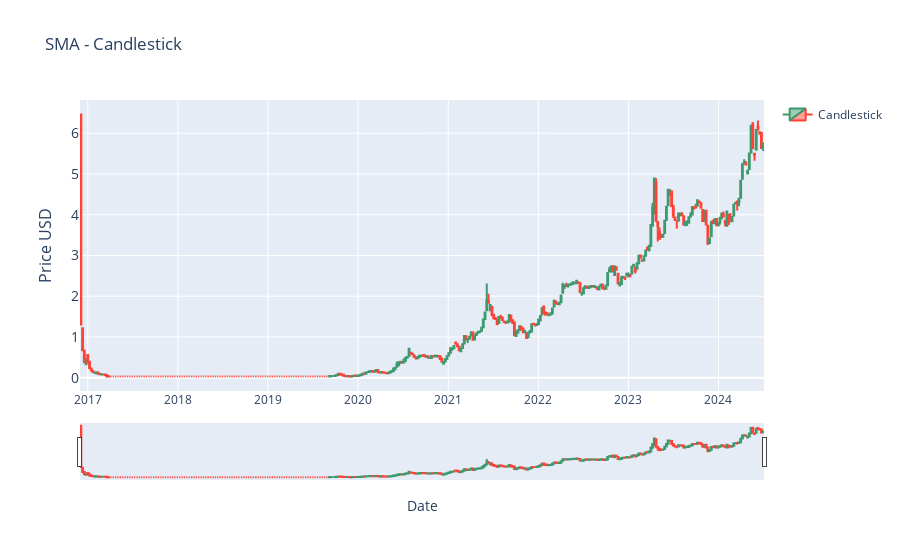

The cell this chart's notebook holds for it:
### Markdown cell above
### CANDLESTICK - NOT DONE YET

### Code cell
#CANDLESTICK BUT WITH FIRST AND LAST INSTEAD OF MEAN AND MEDIAN

import plotly.graph_objects as go
import pandas as pd
from ipywidgets import interact, DatePicker
import numpy as np

# renames current item to df
df = current_item.copy()

# Resample the data to weekly timeframe
# NOTE: Range can be altered: 'W' (week), 'M' (Month), '2D' (2 Days)
new_data = df.resample('w').agg({
    'price_usd': ['max', 'min', 'first', 'last'],
    'volume': 'sum'
})


# Slices the multi-level columns and renames
new_data.columns = ['high', 'low', 'open', 'close' ,'volume']


# Function to update the graph based on the selected date range
def update_graph(start_date, end_date):
 

    mask = (new_data.index >= pd.to_datetime(start_date)) & (new_data.index <= pd.to_datetime(end_date))
    filtered_data = new_data.loc[mask]

    
    # Creating the candlestick chart
    fig = go.Figure(data=[go.Candlestick(x=filtered_data.index,
                                         open=filtered_data['open'],
                                         high=filtered_data['high'],
                                         low=filtered_data['low'],
                                         close=filtered_data['close'],
                                         name='Candlestick')])
    


    # Formatting
    fig.update_layout(
        title='SMA - Candlestick',
        xaxis_title='Date',
        yaxis_title='Price USD',
        yaxis=dict(
            title='Price USD',
            titlefont_size=16,
            tickfont_size=14,
        ),
        
        showlegend=True
    )

    fig.show()




# Creating interactive widgets for date selection
start_date_picker = DatePicker(description='Start Date', value=START_DATE)
end_date_picker = DatePicker(description='End Date', value=END_DATE)

# Display the interactive widget

interact(update_graph, start_date=start_date_picker, end_date=end_date_picker)

### Figure 1 — Plotly figure (JSON) as saved in the notebook; plotly's stock layout.template omitted (floating-point values rounded to 4 significant figures; data arrays with more than 128 entries replaced by an {"elided": "..."} marker saying what was removed)
{"data": [{"close": {"elided": "396 float values"}, "high": {"elided": "396 float values"}, "low": {"elided": "396 float values"}, "name": "Candlestick", "open": {"elided": "396 float values"}, "type": "candlestick", "x": {"elided": "396 str values"}}], "layout": {"showlegend": true, "title": {"text": "SMA - Candlestick"}, "xaxis": {"title": {"text": "Date"}}, "yaxis": {"tickfont": {"size": 14}, "title": {"font": {"size": 16}, "text": "Price USD"}}}}
